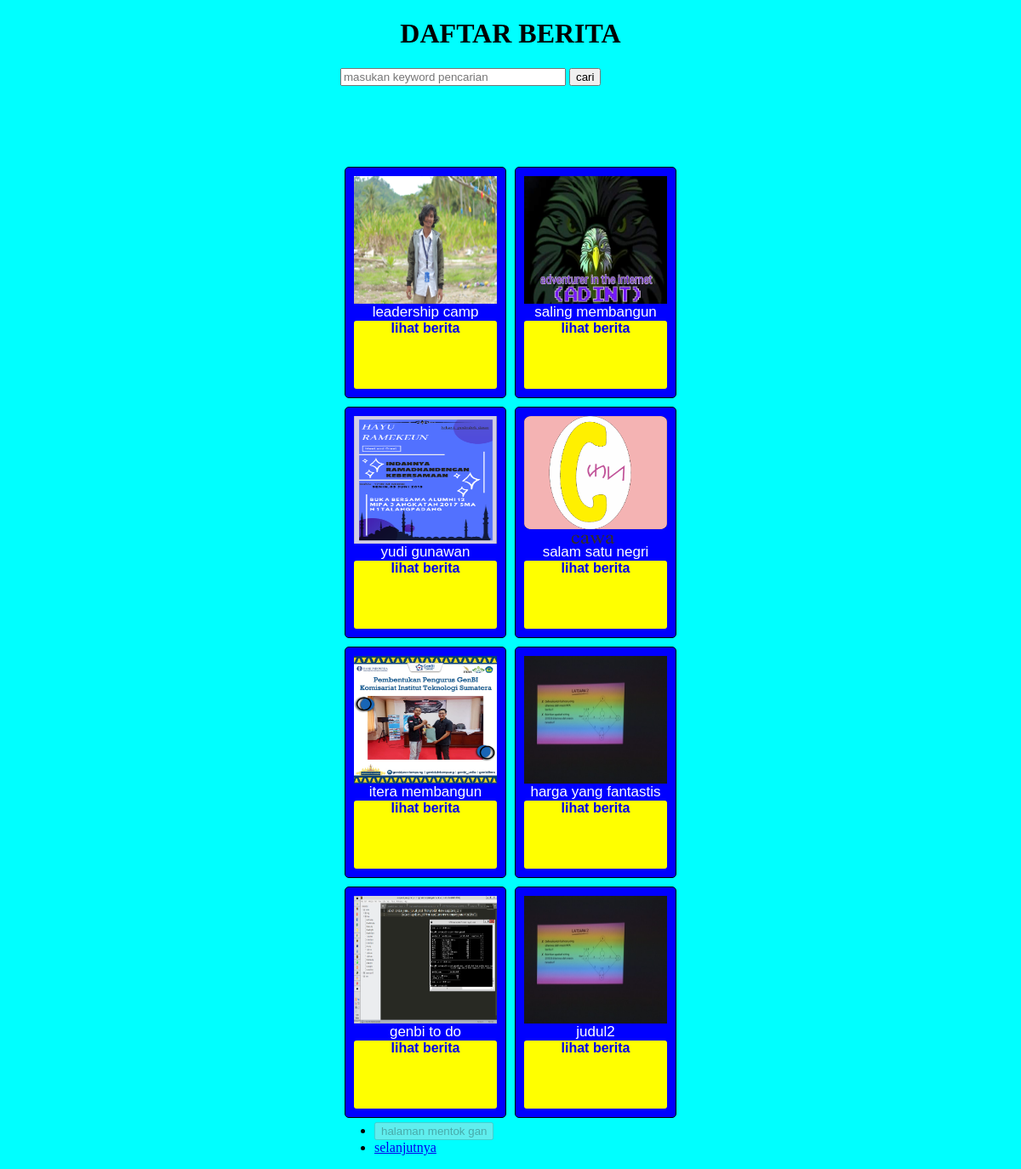
The page /users.php on the database its author committed.
### tables this page shows
CREATE TABLE `berita` (
  `id` int(11) NOT NULL,
  `judul` varchar(300) NOT NULL,
  `texts` text NOT NULL,
  `gambar` varchar(100) NOT NULL
);

### functions.php (called while the page is built, shortened)
<?php
	$conn = mysqli_connect("localhost","root","","phpdasar2");
	function query($querys){
		global $conn;
		$result=mysqli_query($conn,$querys);
		$rows=[];
		while($row=mysqli_fetch_assoc($result)){
			$rows[]=$row;
		}
		return $rows;
	}
 ?>

### users.php (the view, shortened to what this page needs)
<?php
	require ('functions.php');
	$perlaman = 8;
	$lamansekarang = 1;
		$totaldata = mysqli_num_rows(mysqli_query($conn, "SELECT * FROM berita ORDER BY id DESC"));
		$totallaman = $totaldata/$perlaman;
		$awal = ($lamansekarang - 1) * $perlaman;
	$catatan = query("SELECT * FROM berita ORDER BY id DESC LIMIT $perlaman OFFSET $awal ");
 ?>
<!DOCTYPE html>
<html>
<head>
	<link rel="stylesheet" type="text/css" href="style2.css">
</head>
<body>
	<h1 align="center">DAFTAR BERITA</h1>
	<div class="container">
		<div class="caris">
		<form action="" method="post">
			<div id="cari">
			<input type="text" name="keyword" size = "30" width="60" height="50" autofocus placeholder="masukan keyword pencarian" autocomplete="off" >
			<button type="submit" name="cari">cari</button>
			</div>
		</form>
		</div>
		<br>
		<br>
		<br>
		<br><br>
			<?php foreach($catatan as $row) : ?>
				<div class="grid">
				<div class="cover-grid">
				<img src="img/<?php echo $row["gambar"];  ?>" >
				</div>
							<div class="judul">
							<?php echo $row["judul"]; ?>
							</div>
							<div class="lihat">
							<a href="listberita.php?id=<?php echo $row["id"]; ?>">lihat berita</a>
							</div>
				</div>
		<?php endforeach; ?>
		<?php if(isset($totallaman)) { ?>
			<?php if($totallaman > 1) { ?>
		<nav class="text-center">
			<ul class="pagination">
				<?php if($lamansekarang > 1) { ?>
					<li>
						<a href="users.php?laman=<?php echo $lamansekarang - 8 ?>" arial-label="sebelumnya">
							<span arial-hidden="true">sebelumnya</span>
						</a>
					</li>
				<?php }else { ?>
					<li class="disabled">
						<button type="button" disabled>halaman mentok gan</button>
					</li>
				<?php } ?>
				<?php if($lamansekarang < $totallaman) { ?>
				<li>
					<a href="users.php?laman=<?php echo $lamansekarang + 1 ?>" arial-label="selanjutnya">
						<span arial-hidden="true">selanjutnya</span>
					</a>
				</li>
				<?php } ?>
			</ul>
		</nav>
		<?php } ?>
	<?php } ?>
	</div>
</body>
</html>

### style2.css (style rules this page uses)
body { margin: 0; background-color: #00FFFF; }
.container { width: 1000px; margin: 0 auto; }
.grid { width: 208px; padding: 10px; border: 1px solid; border-radius: 5px; float: left; margin: 5px; background-color: blue; }
.cover-grid { width: 100%; height: 200px; }
.judul { text-decoration: none; text-align: center; font-size: 17px; font-family: arial; color: white; }
img { width: 100%; height: 150px; }
.lihat { text-align: center; background-color: yellow; padding: 2px 10px white; border-radius: 3px; font-color: #FFFFFF; text-decoration: none; font-weight: 800; font-family: arial; height: 80px }
.lihat a { text-decoration: none; }
a { text-align: justify; }
@media screen and (max-width: 1250px) { .container { width: 400px; margin: 0 auto; } }
@media screen and (max-width: 1250px) { .grid { width: 168px; padding: 10px; border: 1px solid; border-radius: 5px; float: left; margin: 5px; background-color: blue; } }
@media screen and (max-width: 1250px) { .cover-grid { width: 100%; height: 150px; } }

### rows shown on the page
berita: gambar (picture), judul "leadership camp"
berita: gambar (picture), judul "saling membangun"
berita: gambar (picture), judul "yudi gunawan"
berita: gambar (picture), judul "salam satu negri"
berita: gambar (picture), judul "itera membangun"
berita: gambar (picture), judul "harga yang fantastis"
berita: gambar (picture), judul "genbi to do"
berita: gambar (picture), judul "judul2"
